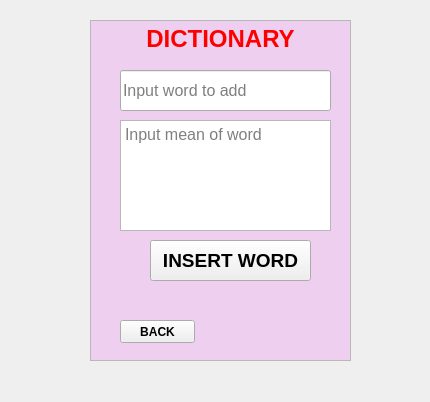
<?xml version="1.0" encoding="UTF-8"?>
<ui version="4.0">
 <class>AddForm</class>
 <widget class="QWidget" name="AddForm">
  <property name="geometry">
   <rect>
    <x>0</x>
    <y>0</y>
    <width>430</width>
    <height>402</height>
   </rect>
  </property>
  <property name="windowTitle">
   <string>AddForm</string>
  </property>
  <widget class="QPushButton" name="Add_Button">
   <property name="geometry">
    <rect>
     <x>150</x>
     <y>240</y>
     <width>161</width>
     <height>41</height>
    </rect>
   </property>
   <property name="font">
    <font>
     <pointsize>14</pointsize>
     <weight>75</weight>
     <bold>true</bold>
    </font>
   </property>
   <property name="text">
    <string>INSERT WORD</string>
   </property>
  </widget>
  <widget class="QTextBrowser" name="header">
   <property name="enabled">
    <bool>true</bool>
   </property>
   <property name="geometry">
    <rect>
     <x>90</x>
     <y>20</y>
     <width>261</width>
     <height>341</height>
    </rect>
   </property>
   <property name="palette">
    <palette>
     <active>
      <colorrole role="WindowText">
       <brush brushstyle="SolidPattern">
        <color alpha="255">
         <red>0</red>
         <green>0</green>
         <blue>255</blue>
        </color>
       </brush>
      </colorrole>
     </active>
     <inactive>
      <colorrole role="WindowText">
       <brush brushstyle="SolidPattern">
        <color alpha="255">
         <red>0</red>
         <green>0</green>
         <blue>0</blue>
        </color>
       </brush>
      </colorrole>
     </inactive>
     <disabled>
      <colorrole role="WindowText">
       <brush brushstyle="SolidPattern">
        <color alpha="255">
         <red>120</red>
         <green>120</green>
         <blue>120</blue>
        </color>
       </brush>
      </colorrole>
     </disabled>
    </palette>
   </property>
   <property name="font">
    <font>
     <stylestrategy>PreferAntialias</stylestrategy>
    </font>
   </property>
   <property name="mouseTracking">
    <bool>false</bool>
   </property>
   <property name="focusPolicy">
    <enum>Qt::StrongFocus</enum>
   </property>
   <property name="acceptDrops">
    <bool>true</bool>
   </property>
   <property name="toolTip">
    <string/>
   </property>
   <property name="html">
    <string>&lt;!DOCTYPE HTML PUBLIC &quot;-//W3C//DTD HTML 4.0//EN&quot; &quot;http://www.w3.org/TR/REC-html40/strict.dtd&quot;&gt;
&lt;html&gt;&lt;head&gt;&lt;meta name=&quot;qrichtext&quot; content=&quot;1&quot; /&gt;&lt;style type=&quot;text/css&quot;&gt;
p, li { white-space: pre-wrap; }
&lt;/style&gt;&lt;/head&gt;&lt;body style=&quot; font-family:'MS Shell Dlg 2'; font-size:8.25pt; font-weight:400; font-style:normal;&quot; bgcolor=&quot;#eecff0&quot;&gt;
&lt;p align=&quot;center&quot; style=&quot; margin-top:12px; margin-bottom:12px; margin-left:0px; margin-right:0px; -qt-block-indent:0; text-indent:0px;&quot;&gt;&lt;span style=&quot; font-size:18pt; font-weight:600; color:#ff0000;&quot;&gt;DICTIONARY&lt;/span&gt;&lt;/p&gt;&lt;/body&gt;&lt;/html&gt;</string>
   </property>
  </widget>
  <widget class="QLineEdit" name="Add_Word">
   <property name="geometry">
    <rect>
     <x>120</x>
     <y>70</y>
     <width>211</width>
     <height>41</height>
    </rect>
   </property>
   <property name="font">
    <font>
     <pointsize>12</pointsize>
    </font>
   </property>
   <property name="inputMask">
    <string/>
   </property>
   <property name="text">
    <string/>
   </property>
   <property name="placeholderText">
    <string>Input word to add</string>
   </property>
  </widget>
  <widget class="QTextEdit" name="Add_Mean">
   <property name="geometry">
    <rect>
     <x>120</x>
     <y>120</y>
     <width>211</width>
     <height>111</height>
    </rect>
   </property>
   <property name="font">
    <font>
     <pointsize>12</pointsize>
     <weight>50</weight>
     <bold>false</bold>
    </font>
   </property>
   <property name="placeholderText">
    <string>Input mean of word</string>
   </property>
  </widget>
  <widget class="QPushButton" name="Back_Button">
   <property name="geometry">
    <rect>
     <x>120</x>
     <y>320</y>
     <width>75</width>
     <height>23</height>
    </rect>
   </property>
   <property name="font">
    <font>
     <weight>75</weight>
     <bold>true</bold>
    </font>
   </property>
   <property name="text">
    <string>BACK</string>
   </property>
  </widget>
  <zorder>header</zorder>
  <zorder>Add_Button</zorder>
  <zorder>Add_Word</zorder>
  <zorder>Add_Mean</zorder>
  <zorder>Back_Button</zorder>
 </widget>
 <layoutdefault spacing="6" margin="11"/>
 <resources/>
 <connections>
  <connection>
   <sender>Back_Button</sender>
   <signal>clicked()</signal>
   <receiver>AddForm</receiver>
   <slot>close()</slot>
   <hints>
    <hint type="sourcelabel">
     <x>179</x>
     <y>337</y>
    </hint>
    <hint type="destinationlabel">
     <x>290</x>
     <y>379</y>
    </hint>
   </hints>
  </connection>
 </connections>
</ui>
